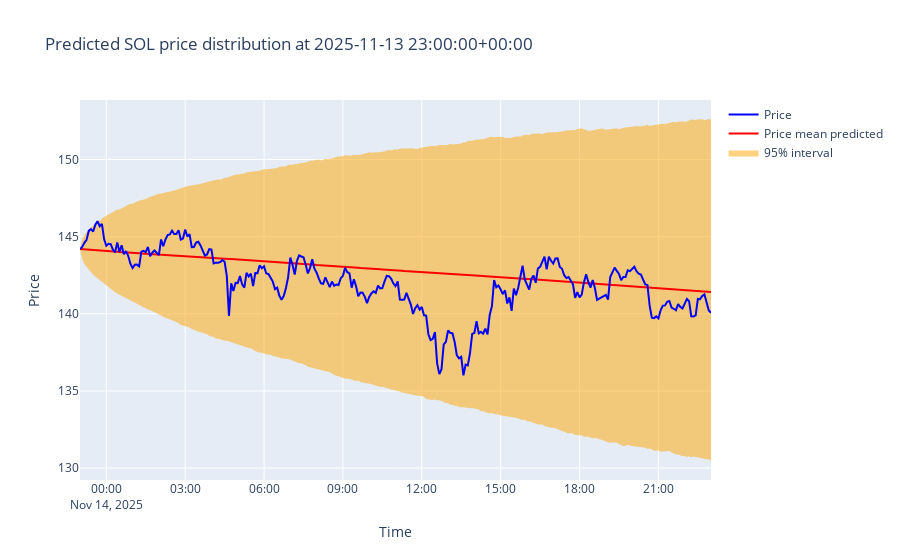

This figure's notebook cell:
### Code cell
## Return forecast mapped into price space (for the last asset and last prediction)
print("CRPS score:", tracker_evaluator.scores[asset][-1][1])
plot_quarantine(asset, predictions_evaluated[0], name_step="5min", prices=tracker_evaluator.tracker.prices, mode="incremental")

### Figure 1 — Plotly figure (JSON) as saved in the notebook; plotly's stock layout.template omitted (floating-point values rounded to 4 significant figures; data arrays with more than 128 entries replaced by an {"elided": "..."} marker saying what was removed)
{"data": [{"line": {"width": 0}, "mode": "lines", "name": "5th percentile", "showlegend": false, "type": "scatter", "x": {"elided": "289 str values"}, "y": {"elided": "289 float values"}}, {"fill": "tonexty", "fillcolor": "rgba(255,165,0,0.5)", "line": {"width": 0}, "mode": "lines", "name": "95% interval", "type": "scatter", "x": {"elided": "289 str values"}, "y": {"elided": "289 float values"}}, {"line": {"color": "red", "width": 2}, "mode": "lines", "name": "Price mean predicted", "type": "scatter", "x": {"elided": "289 str values"}, "y": {"elided": "289 float values"}}, {"line": {"color": "blue", "width": 2}, "mode": "lines", "name": "Price", "type": "scatter", "x": {"elided": "289 str values"}, "y": {"elided": "289 float values"}}], "layout": {"hovermode": "x unified", "title": {"text": "Predicted SOL price distribution at 2025-11-13 23:00:00+00:00"}, "xaxis": {"title": {"text": "Time"}}, "yaxis": {"title": {"text": "Price"}}}}
